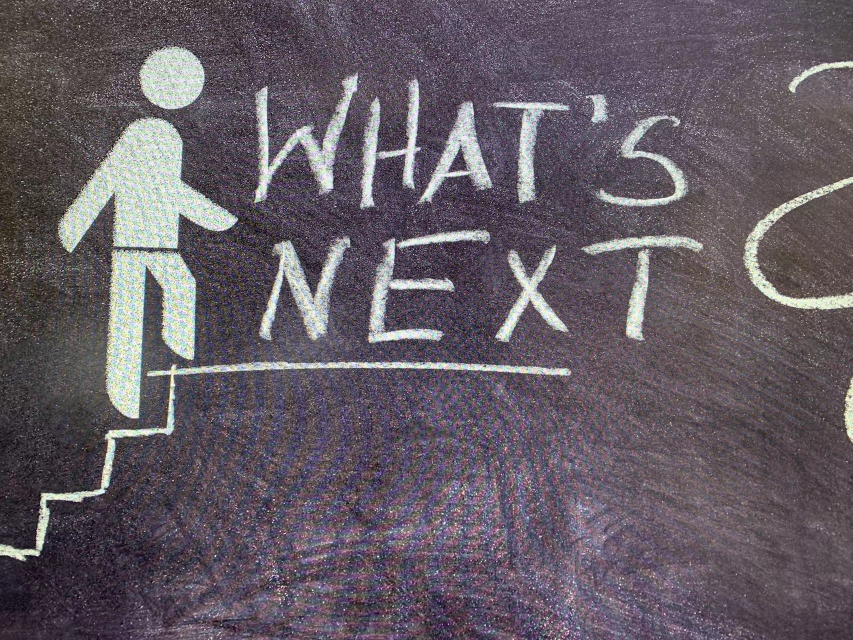
#> input picture assignment1/code_data/test2.jpg, 1706 x 1280 px (shown at 1/2 size)
$ python assignment1_2.py
#> lines starting #> are read from the running program, lines starting #| are printed output that depends on the picture
"""
... is the place where you need to fill in
"""

import cv2
import numpy as np
import time
# from google.colab.patches import cv2_imshow

def resize(src, new_size):
    dst_w, dst_h = new_size  # width and height of the target image
    src_h, src_w = src.shape[:2]  # width and height of the source image
    if src_h == dst_h and src_w == dst_w:
        return src.copy()
    scale_x = float(src_w) / dst_w  # scaling of x
    scale_y = float(src_h) / dst_h  # scaling of y

    # dst is the target image
    dst = np.zeros((dst_h, dst_w), dtype=np.uint8)
    for dst_y in range(dst_h):
        for dst_x in range(dst_w):
            # the corresponding coordinate of the target in the source image P(src_x, src_y)
            src_x = (dst_x + 0.5) * scale_x - 0.5
            src_y = (dst_y + 0.5) * scale_y - 0.5
            # four nearest points of a target point Q11(src_x_1, src_y_1), Q22(src_x_2, src_y_2), Q12(src_x_1, src_y_2), Q21(src_x_2, src_y_1)
            src_x_1 = int(np.floor(src_x))
            src_y_1 = int(np.floor(src_y))
            src_x_2 = min(src_x_1 + 1, src_w - 1)
            src_y_2 = min(src_y_1 + 1, src_h - 1)

            ###########################################################
            """
            Please refer to Page 108 of the slide Topic 2: Intensity Transformation.
            Complete the code of bilinear interpolation
            """
            f_x_y1 = (src_x_2 - src_x)/(src_x_2 - src_x_1) * src[src_y_1, src_x_1]          + (src_x - src_x_1)/(src_x_2 - src_x_1) * src[src_y_1, src_x_2]
            f_x_y2 = (src_x_2 - src_x)/(src_x_2 - src_x_1) * src[src_y_2, src_x_1]          + (src_x - src_x_1)/(src_x_2 - src_x_1) * src[src_y_2, src_x_2]
            dst[dst_y, dst_x] = int((src_y_2 - src_y)/(src_y_2 - src_y_1) * f_x_y1 + (src_y - src_y_1)/(src_y_2 - src_y_1) * f_x_y2 )
            ###########################################################

    return dst


img_in = cv2.imread('test2.jpg', 0)
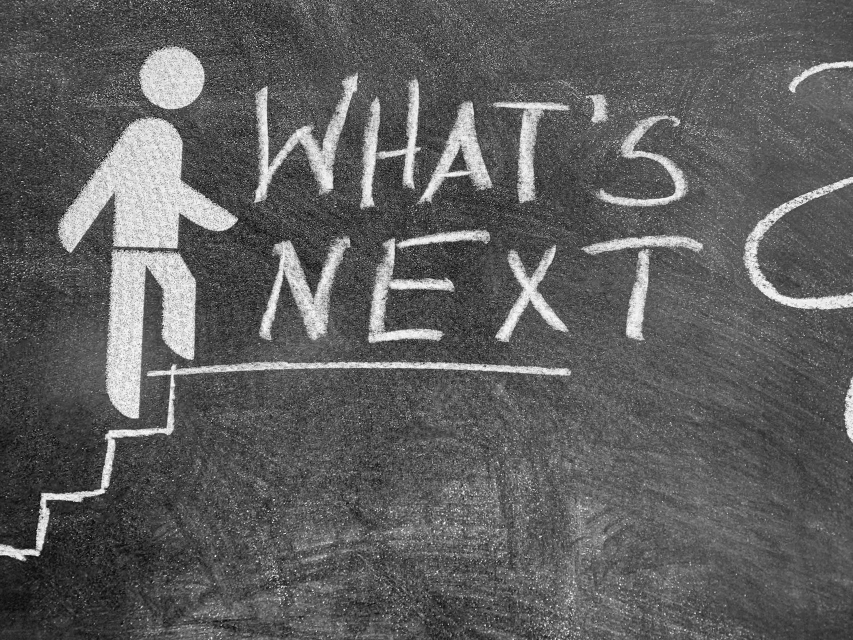
#> img_in: shape (1280, 1706) (shown at 1/2 size); min 0, max 255, mean 94.9
img_out = resize(img_in, (200, 200))
#> after the loop in resize, `for dst_y in range(dst_h):`:
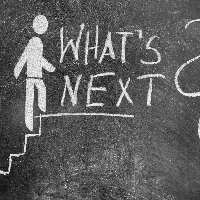
#> dst: shape (200, 200); min 5, max 253, mean 94.4
# cv2_imshow(img_out)
cv2.imwrite('test2_resized.jpg', img_out)

$ run again, with assignment1/code_data/test1.png saved as assignment1/code_data/test2.jpg
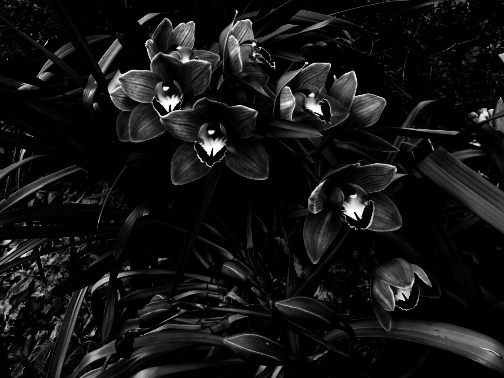
#> input picture assignment1/code_data/test1.png, 504 x 378 px
#> img_in is the input picture: shape (378, 504); min 0, max 255, mean 19.9
#> after the loop in resize, `for dst_y in range(dst_h):`:
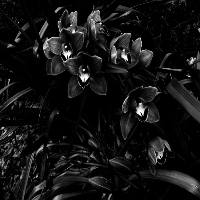
#> dst: shape (200, 200); min 0, max 254, mean 19.5
